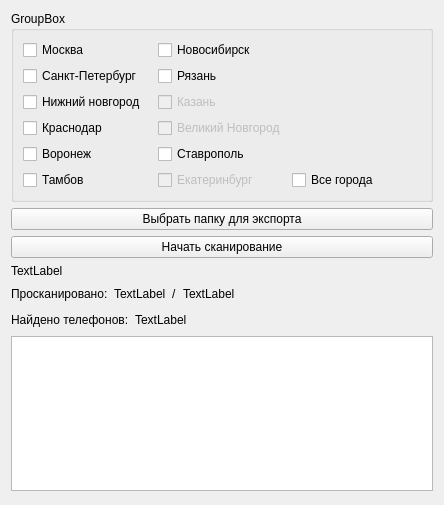
<?xml version="1.0" encoding="UTF-8"?>
<ui version="4.0">
 <class>Form</class>
 <widget class="QWidget" name="Form">
  <property name="geometry">
   <rect>
    <x>0</x>
    <y>0</y>
    <width>444</width>
    <height>505</height>
   </rect>
  </property>
  <property name="windowTitle">
   <string>Form</string>
  </property>
  <layout class="QVBoxLayout" name="verticalLayout_3">
   <item>
    <layout class="QVBoxLayout" name="verticalLayout">
     <item>
      <widget class="QGroupBox" name="groupBox">
       <property name="sizePolicy">
        <sizepolicy hsizetype="Expanding" vsizetype="Maximum">
         <horstretch>0</horstretch>
         <verstretch>0</verstretch>
        </sizepolicy>
       </property>
       <property name="title">
        <string>GroupBox</string>
       </property>
       <layout class="QGridLayout" name="gridLayout">
        <item row="0" column="1">
         <widget class="QCheckBox" name="checkbox_Novosibirsk">
          <property name="text">
           <string>Новосибирск</string>
          </property>
         </widget>
        </item>
        <item row="4" column="0">
         <widget class="QCheckBox" name="checkbox_Krasnodar">
          <property name="text">
           <string>Краснодар</string>
          </property>
         </widget>
        </item>
        <item row="4" column="1">
         <widget class="QCheckBox" name="checkbox_VelikiyNovgorod">
          <property name="enabled">
           <bool>false</bool>
          </property>
          <property name="text">
           <string>Великий Новгород</string>
          </property>
         </widget>
        </item>
        <item row="5" column="0">
         <widget class="QCheckBox" name="checkbox_voronezh">
          <property name="text">
           <string>Воронеж</string>
          </property>
         </widget>
        </item>
        <item row="1" column="1">
         <widget class="QCheckBox" name="checkbox_Razan">
          <property name="text">
           <string>Рязань</string>
          </property>
         </widget>
        </item>
        <item row="3" column="1">
         <widget class="QCheckBox" name="checkbox_Kazan">
          <property name="enabled">
           <bool>false</bool>
          </property>
          <property name="text">
           <string>Казань</string>
          </property>
         </widget>
        </item>
        <item row="0" column="0">
         <widget class="QCheckBox" name="checkbox_moscow">
          <property name="text">
           <string>Москва</string>
          </property>
         </widget>
        </item>
        <item row="5" column="1">
         <widget class="QCheckBox" name="checkbox_Stavropol">
          <property name="text">
           <string>Ставрополь</string>
          </property>
         </widget>
        </item>
        <item row="3" column="0">
         <widget class="QCheckBox" name="checkbox_NN">
          <property name="text">
           <string>Нижний новгород</string>
          </property>
         </widget>
        </item>
        <item row="1" column="0">
         <widget class="QCheckBox" name="checkbox_spb">
          <property name="text">
           <string>Санкт-Петербург</string>
          </property>
         </widget>
        </item>
        <item row="6" column="0">
         <widget class="QCheckBox" name="checkbox_Tambov">
          <property name="text">
           <string>Тамбов</string>
          </property>
         </widget>
        </item>
        <item row="6" column="1">
         <widget class="QCheckBox" name="checkbox_Ekb">
          <property name="enabled">
           <bool>false</bool>
          </property>
          <property name="text">
           <string>Екатеринбург</string>
          </property>
         </widget>
        </item>
        <item row="6" column="2">
         <widget class="QCheckBox" name="checkbox_all_city">
          <property name="text">
           <string>Все города</string>
          </property>
         </widget>
        </item>
       </layout>
      </widget>
     </item>
    </layout>
   </item>
   <item>
    <layout class="QVBoxLayout" name="verticalLayout_2">
     <item>
      <widget class="QPushButton" name="pushButton">
       <property name="text">
        <string>Выбрать папку для экспорта</string>
       </property>
      </widget>
     </item>
     <item>
      <widget class="QPushButton" name="pushButton_2">
       <property name="text">
        <string>Начать сканирование</string>
       </property>
      </widget>
     </item>
    </layout>
   </item>
   <item>
    <layout class="QVBoxLayout" name="verticalLayout_4">
     <property name="topMargin">
      <number>0</number>
     </property>
     <item>
      <widget class="QLabel" name="label_current_city">
       <property name="text">
        <string>TextLabel</string>
       </property>
      </widget>
     </item>
    </layout>
   </item>
   <item>
    <layout class="QHBoxLayout" name="horizontalLayout">
     <property name="topMargin">
      <number>0</number>
     </property>
     <item>
      <widget class="QLabel" name="label_4">
       <property name="text">
        <string>Просканировано:</string>
       </property>
      </widget>
     </item>
     <item>
      <widget class="QLabel" name="current_number">
       <property name="text">
        <string>TextLabel</string>
       </property>
      </widget>
     </item>
     <item>
      <widget class="QLabel" name="label_2">
       <property name="text">
        <string>/</string>
       </property>
      </widget>
     </item>
     <item>
      <widget class="QLabel" name="total_number">
       <property name="text">
        <string>TextLabel</string>
       </property>
      </widget>
     </item>
     <item>
      <spacer name="horizontalSpacer">
       <property name="orientation">
        <enum>Qt::Horizontal</enum>
       </property>
       <property name="sizeHint" stdset="0">
        <size>
         <width>40</width>
         <height>20</height>
        </size>
       </property>
      </spacer>
     </item>
    </layout>
   </item>
   <item>
    <layout class="QHBoxLayout" name="horizontalLayout_2">
     <property name="topMargin">
      <number>0</number>
     </property>
     <item>
      <widget class="QLabel" name="label_3">
       <property name="text">
        <string>Найдено телефонов:</string>
       </property>
      </widget>
     </item>
     <item>
      <widget class="QLabel" name="label_search_count">
       <property name="text">
        <string>TextLabel</string>
       </property>
      </widget>
     </item>
     <item>
      <spacer name="horizontalSpacer_2">
       <property name="orientation">
        <enum>Qt::Horizontal</enum>
       </property>
       <property name="sizeHint" stdset="0">
        <size>
         <width>40</width>
         <height>20</height>
        </size>
       </property>
      </spacer>
     </item>
    </layout>
   </item>
   <item>
    <widget class="QTextEdit" name="textEdit">
     <property name="sizePolicy">
      <sizepolicy hsizetype="Expanding" vsizetype="Expanding">
       <horstretch>0</horstretch>
       <verstretch>0</verstretch>
      </sizepolicy>
     </property>
    </widget>
   </item>
   <item>
    <spacer name="verticalSpacer">
     <property name="orientation">
      <enum>Qt::Vertical</enum>
     </property>
     <property name="sizeHint" stdset="0">
      <size>
       <width>20</width>
       <height>40</height>
      </size>
     </property>
    </spacer>
   </item>
  </layout>
 </widget>
 <resources/>
 <connections/>
</ui>
